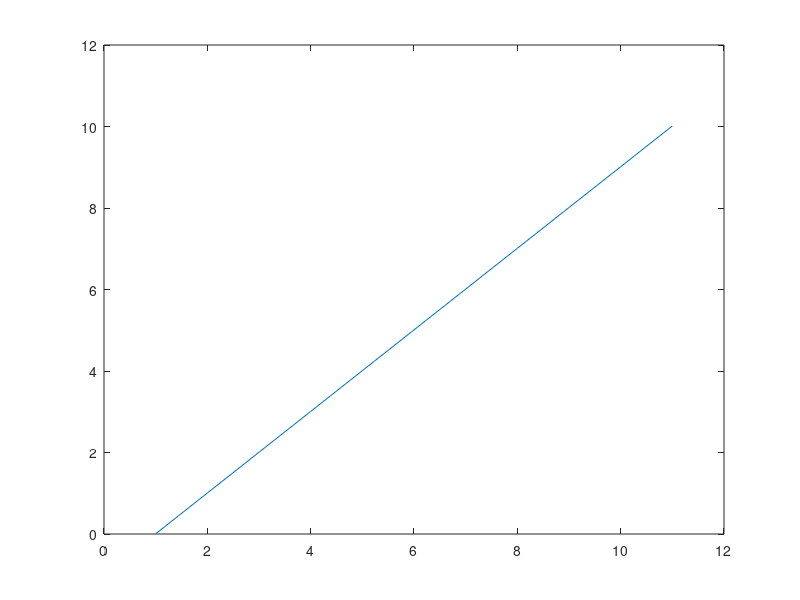

The MATLAB script that drew this image:
% to perform least square fitting with equal uncertainity

fid=fopen('lineardata.txt');
a=fscanf(fid,'%f ',[2,inf]);
fclose(fid);

size=size(a);
n=size(1,2);                 % number of data points

sumx=0;
sumy=0;                      %initiating null value
sumxx=0;
sumxy=0;

for j=1:n
    sumx=sumx + a(1,j);
    sumy=sumy + a(2,j);              %terms required in formula
    sumxx=sumxx + a(1,j)*a(1,j);
    sumxy=sumxy + a(1,j)*a(2,j);
end

delta= n*sumxx - (sumx*sumx);

constant=(sumxx*sumy-sumx*sumxy)/delta;
slope=(n*sumxy-sumx*sumy)/delta;

for j=1:n
    b(1,j)= a(1,j);                          %data generating after fitting
    b(2,j)= constant+slope*b(1,j);
end

%uncertainty in y
sumyd=0;
for j=1:n
    sumyd=(a(2,j)-constant-slope*b(1,j))^2;
end
sigmay=sqrt(sumyd/(n-2));

%uncertainity in constant and slope
sigmaa=sigmay*sqrt(sumxx/delta);
sigmab=sigmay*sqrt(n/delta);

plot(b(1,:),b(2,:));
